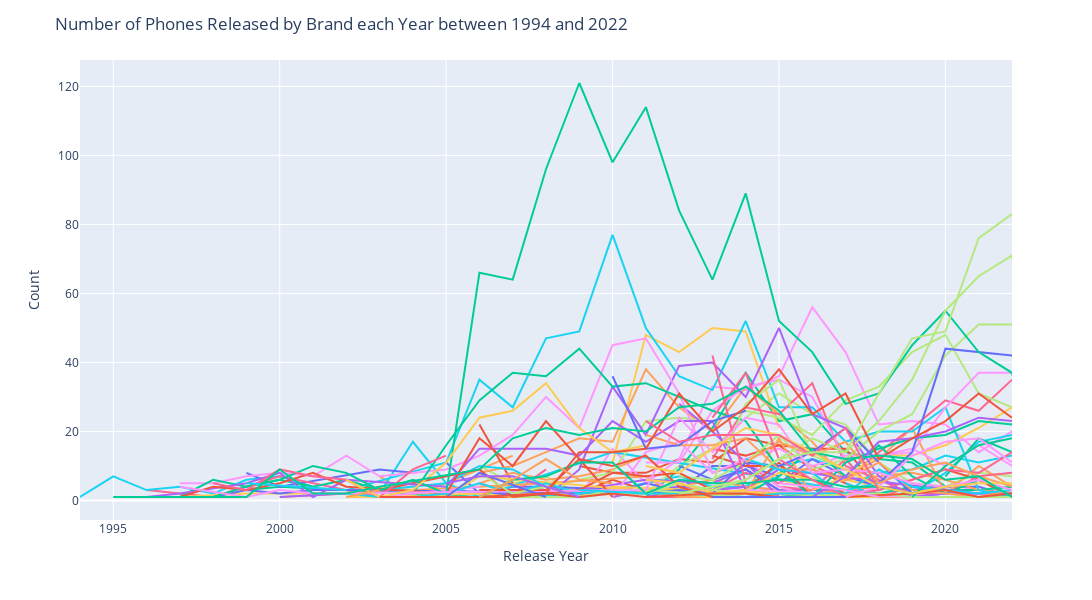

Notebook code cell kept with this figure:
### Code cell
import plotly.express as px

# Get the phone counts by brand and release year
phone_counts = released_data.groupby(['Brand', 'Release_Year']).size().reset_index(name='count')

# Create the line plot
fig = px.line(phone_counts, x='Release_Year', y='count', color='Brand')

# Set the x-axis label
fig.update_xaxes(title_text='Release Year')

# Set the y-axis label
fig.update_yaxes(title_text='Count')

# Set the plot title
fig.update_layout(title='Number of Phones Released by Brand each Year between 1994 and 2022')



# Set the maximum value of the x-axis to 2022
fig.update_layout(xaxis=dict(range=[released_data['Release_Year'].min(), 2022]))

# Remove the legend
fig.update_layout(showlegend=False, height=600, width=1200)

# Show the plot
fig.show()
